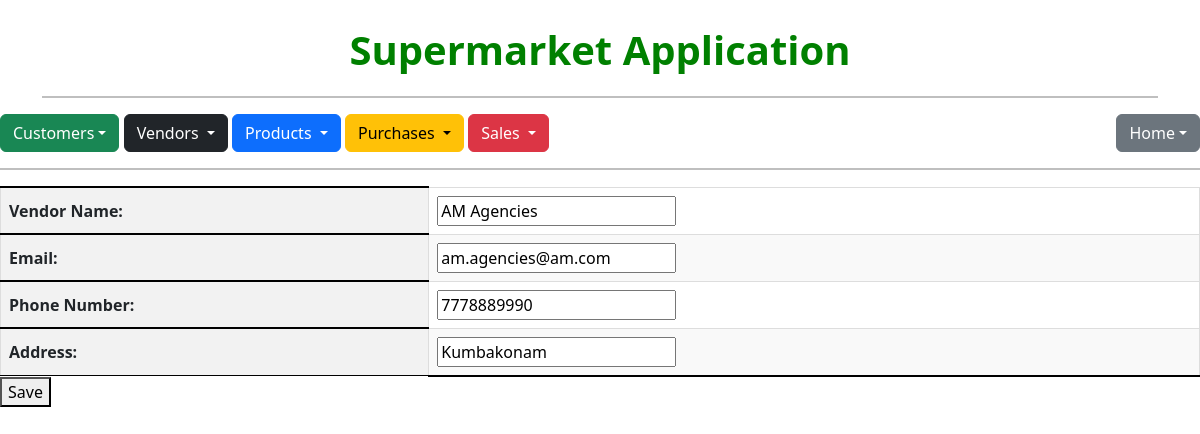
The app's page /vendors/edit/1/ with its own data.
### vendors/models.py (models this page shows, shortened)
class Vendor(models.Model):
    name = models.CharField(max_length=50, unique=True, verbose_name= ('Vendor Name'))
    email = models.CharField(max_length=25, verbose_name= ('Email'))
    phone_number = models.CharField(max_length=10, unique=True, verbose_name= ('Phone Number'))
    address = models.CharField(max_length=25, verbose_name= ('Address'))

### vendors/views.py (the view)
# urls.py: path('edit/<int:pk>/', views.vendor_edit, name='vendor_edit'),
def vendor_edit(request, pk):
    vendor = get_object_or_404(Vendor, pk=pk)
    if request.method == 'POST':
        form = VendorForm(request.POST, instance=vendor)
        if form.is_valid():
            form.save()
            return redirect('vendors:vendor_list')
    else:
        form = VendorForm(instance=vendor)
    return render(request, 'vendors/vendors_edit.html', {'form': form, 'vendor': vendor})

### vendors/forms.py
class VendorForm(forms.ModelForm):
    class Meta:
        model = Vendor
        fields = ['name', 'email', 'phone_number', 'address']

### templates/vendors/vendors_edit.html (shortened to what this page needs)
{% extends 'main.html' %}
{% block content %}
 <form method="post">
    <table>
      {{ form.as_table }}
    </table>
    <button type="submit">Save</button>
  </form>
{% endblock %}

### static/css/styles.css (style rules this page uses)
table { border-collapse: collapse; width: 100%; }
table th, table td { border: 1px solid #ddd; padding: 8px; }
table th { background-color: #f2f2f2; font-weight: bold; border-top: 2px solid black; border-bottom: 1px solid black; border-image: linear-gradient(black, black) 0 0 2px; }
table tr:nth-child(even) { background-color: #f9f9f9; }
table tr:last-child td { border-bottom: 2px solid black; }

### records on screen
Vendor: name "AM Agencies", email "am.agencies@am.com", phone_number "7778889990", address "Kumbakonam"
